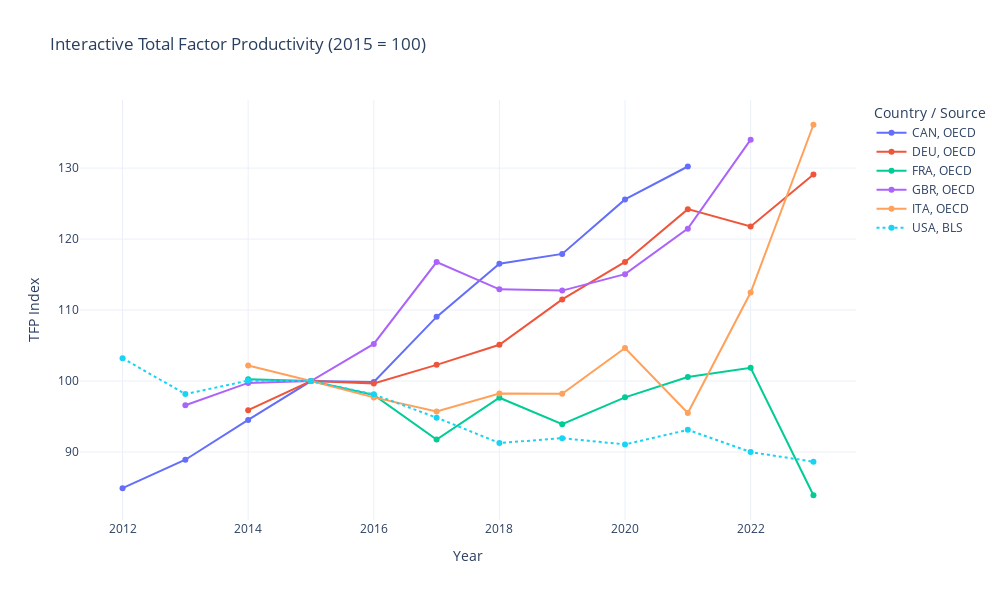

Notebook code for this chart:
### Code cell
# Plot interactive TFP line chart
fig = px.line(
    df,
    x="Year",
    y="TFP_norm",
    color="Country",
    line_dash="Source",
    markers=True,
    title="Interactive Total Factor Productivity (2015 = 100)",
    labels={"TFP_norm": "TFP Index"}
)

fig.update_layout(
    legend_title_text="Country / Source",
    template="plotly_white",
    height=600,
    width=1000
)

fig.show()

### Figure 1 — Plotly figure (JSON) as saved in the notebook; plotly's stock layout.template omitted (floating-point values rounded to 4 significant figures)
{"data": [{"hovertemplate": "Country=CAN<br>Source=OECD<br>Year=%{x}<br>TFP Index=%{y}<extra></extra>", "legendgroup": "CAN, OECD", "line": {"color": "#636efa", "dash": "solid"}, "marker": {"symbol": "circle"}, "mode": "lines+markers", "name": "CAN, OECD", "orientation": "v", "showlegend": true, "type": "scatter", "x": [2012, 2013, 2014, 2015, 2016, 2017, 2018, 2019, 2020, 2021], "xaxis": "x", "y": [84.9, 88.91, 94.52, 100.0, 99.88, 109.0, 116.5, 117.9, 125.6, 130.2], "yaxis": "y"}, {"hovertemplate": "Country=DEU<br>Source=OECD<br>Year=%{x}<br>TFP Index=%{y}<extra></extra>", "legendgroup": "DEU, OECD", "line": {"color": "#EF553B", "dash": "solid"}, "marker": {"symbol": "circle"}, "mode": "lines+markers", "name": "DEU, OECD", "orientation": "v", "showlegend": true, "type": "scatter", "x": [2014, 2015, 2016, 2017, 2018, 2019, 2020, 2021, 2022, 2023], "xaxis": "x", "y": [95.89, 100.0, 99.65, 102.3, 105.1, 111.5, 116.8, 124.2, 121.8, 129.1], "yaxis": "y"}, {"hovertemplate": "Country=FRA<br>Source=OECD<br>Year=%{x}<br>TFP Index=%{y}<extra></extra>", "legendgroup": "FRA, OECD", "line": {"color": "#00cc96", "dash": "solid"}, "marker": {"symbol": "circle"}, "mode": "lines+markers", "name": "FRA, OECD", "orientation": "v", "showlegend": true, "type": "scatter", "x": [2014, 2015, 2016, 2017, 2018, 2019, 2020, 2021, 2022, 2023], "xaxis": "x", "y": [100.3, 100.0, 98.03, 91.75, 97.65, 93.92, 97.7, 100.6, 101.9, 83.91], "yaxis": "y"}, {"hovertemplate": "Country=GBR<br>Source=OECD<br>Year=%{x}<br>TFP Index=%{y}<extra></extra>", "legendgroup": "GBR, OECD", "line": {"color": "#ab63fa", "dash": "solid"}, "marker": {"symbol": "circle"}, "mode": "lines+markers", "name": "GBR, OECD", "orientation": "v", "showlegend": true, "type": "scatter", "x": [2013, 2014, 2015, 2016, 2017, 2018, 2019, 2020, 2021, 2022], "xaxis": "x", "y": [96.59, 99.74, 100.0, 105.2, 116.8, 112.9, 112.7, 115.1, 121.5, 134.0], "yaxis": "y"}, {"hovertemplate": "Country=ITA<br>Source=OECD<br>Year=%{x}<br>TFP Index=%{y}<extra></extra>", "legendgroup": "ITA, OECD", "line": {"color": "#FFA15A", "dash": "solid"}, "marker": {"symbol": "circle"}, "mode": "lines+markers", "name": "ITA, OECD", "orientation": "v", "showlegend": true, "type": "scatter", "x": [2014, 2015, 2016, 2017, 2018, 2019, 2020, 2021, 2022, 2023], "xaxis": "x", "y": [102.2, 100.0, 97.7, 95.71, 98.25, 98.19, 104.7, 95.49, 112.5, 136.1], "yaxis": "y"}, {"hovertemplate": "Country=USA<br>Source=BLS<br>Year=%{x}<br>TFP Index=%{y}<extra></extra>", "legendgroup": "USA, BLS", "line": {"color": "#19d3f3", "dash": "dot"}, "marker": {"symbol": "circle"}, "mode": "lines+markers", "name": "USA, BLS", "orientation": "v", "showlegend": true, "type": "scatter", "x": [2012, 2013, 2014, 2015, 2016, 2017, 2018, 2019, 2020, 2021, 2022, 2023], "xaxis": "x", "y": [103.2, 98.16, 100.1, 100.0, 98.12, 94.84, 91.27, 91.95, 91.07, 93.12, 89.99, 88.63], "yaxis": "y"}], "layout": {"height": 600, "legend": {"title": {"text": "Country / Source"}, "tracegroupgap": 0}, "title": {"text": "Interactive Total Factor Productivity (2015 = 100)"}, "width": 1000, "xaxis": {"anchor": "y", "domain": [0, 1], "title": {"text": "Year"}}, "yaxis": {"anchor": "x", "domain": [0, 1], "title": {"text": "TFP Index"}}}}
